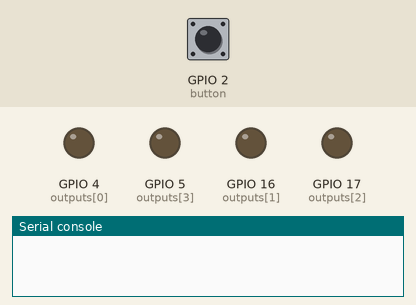
A program run on a simulated ESP32 board running MicroPython. On the bench: output pins drawn as LEDs (lit = HIGH), the last lines printed to the serial console. Inputs (shaded band) come from the test bench; at power-on: GPIO 2 (button) HIGH.

Above: at 1.2 s.
1.3 s: GPIO 2 (button) pulled LOW for 0.15 s
At 2.5 s:
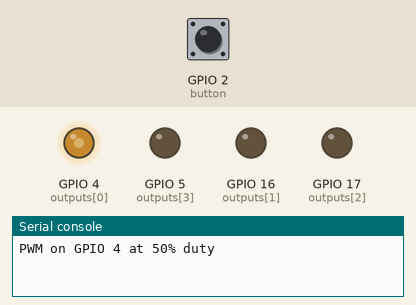
2.9 s: GPIO 2 (button) pulled LOW for 1 s
At 3.7 s:
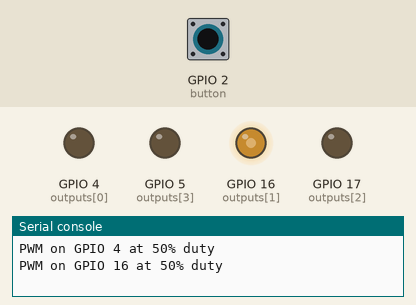
5.4 s: GPIO 2 (button) pulled LOW for 0.15 s
At 5.9 s:
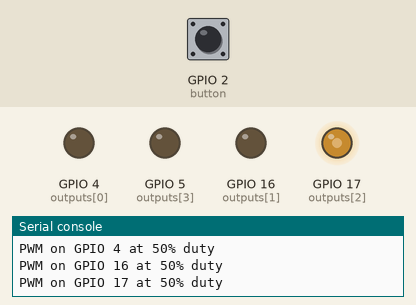
7.0 s: GPIO 2 (button) pulled LOW for 3.2 s
At 8.1 s:
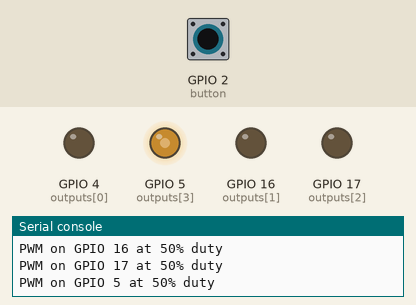
Timing chart, 0 to 10.0 s (numbered marks = the images above; inputs shaded):
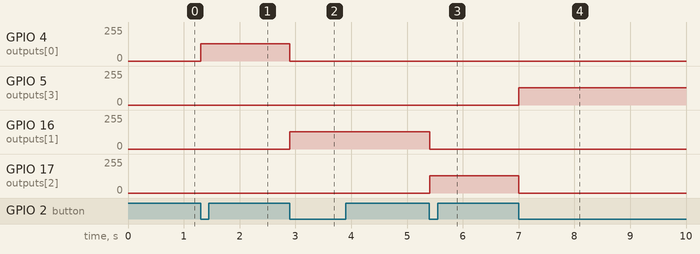

Measured:
- after the input at 1.3 s, GPIO 4 (outputs[0]): 0/255 → 128/255 at once
- after the input at 2.9 s, GPIO 4 (outputs[0]): 128/255 → 0/255 at once; GPIO 16 (outputs[1]): 0/255 → 128/255 at once
- after the input at 5.4 s, GPIO 16 (outputs[1]): 128/255 → 0/255 at once; GPIO 17 (outputs[2]): 0/255 → 128/255 at once
- after the input at 7.0 s, GPIO 5 (outputs[3]): 0/255 → 128/255 at once; GPIO 17 (outputs[2]): 128/255 → 0/255 at once

The program:

08_motor_pwm.py
```python
from machine import Pin, PWM
from time import sleep

# Output pins
output_pins = [4, 16, 17, 5]

# Set up PWM on each pin
outputs = [PWM(Pin(pin), freq=1000, duty=0) for pin in output_pins]

# Button on D2
button = Pin(2, Pin.IN, Pin.PULL_UP)  # Active LOW

current_index = -1  # Start with all outputs off
duty_cycle = 512    # PWM duty (range: 0–1023)

# Ensure all outputs are off initially
for pwm in outputs:
    pwm.duty(0)

while True:
    if button.value() == 0:
        # Turn off current PWM output
        if current_index != -1:
            outputs[current_index].duty(0)

        # Move to next output
        current_index = (current_index + 1) % len(outputs)

        # Turn on new PWM output
        outputs[current_index].duty(duty_cycle)
        print(f"PWM on GPIO {output_pins[current_index]} at 50% duty")

        # Wait for button release
        while button.value() == 0:
            sleep(0.01)

    sleep(0.01)
```
